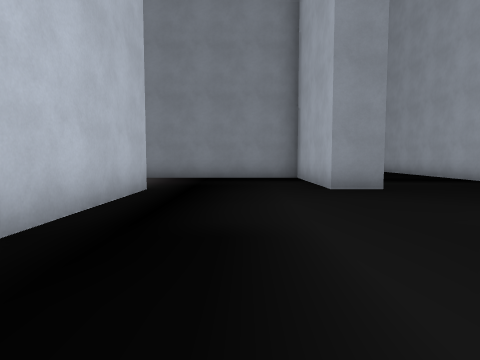
View 1 (above)

13 first-person views from a walk through a 3-D level made in the Godot game engine. The camera is 1.2 m above the floor, tilts 4° down and sees 75° across. The floor is counted in squares, 2 m on a side. Each view is taken from the middle of a square. On the plan, view 1 faces up. The plan holds only what a view shows up to about 9 squares ahead; the rest is blank. The place goes on beyond the plan. Characters and animated objects are left out. Some surface patterns are stand-ins.

View 2
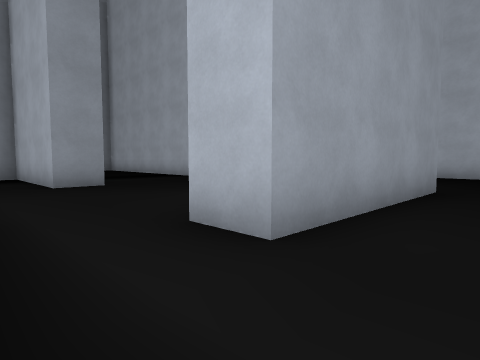

View 3
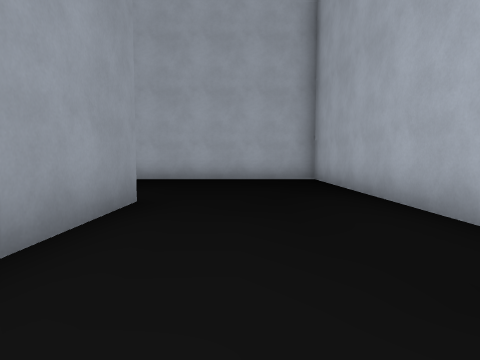

View 4
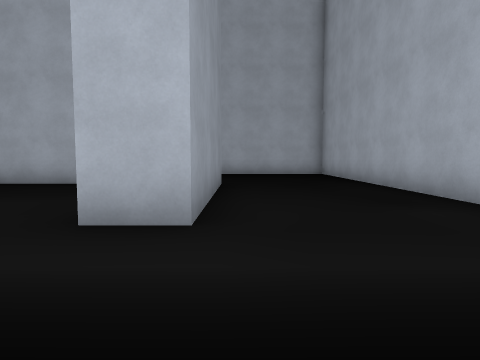

View 5
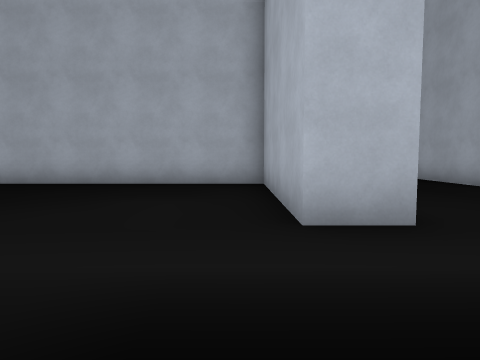

View 6
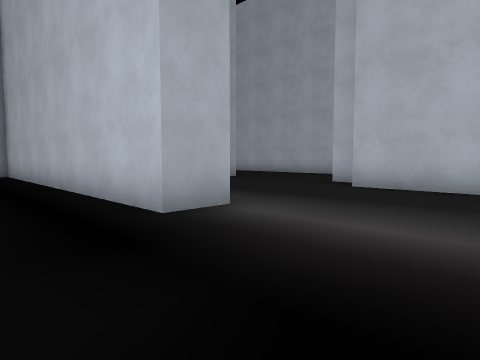

View 7
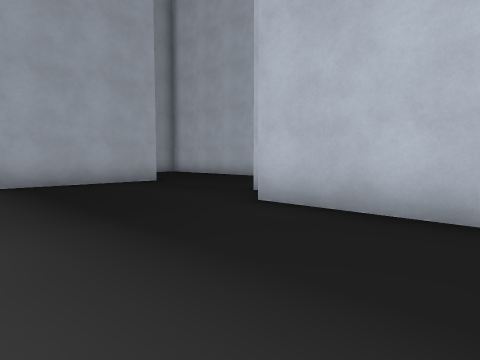

View 8
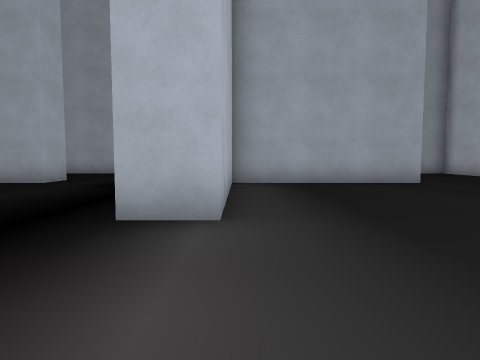

View 9
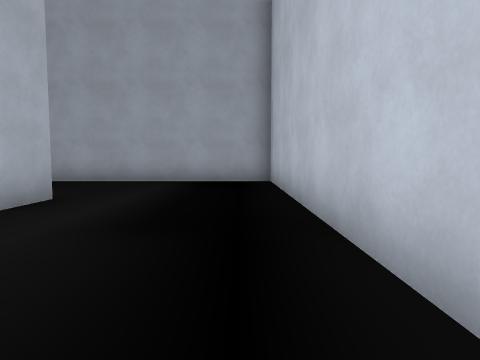

View 10
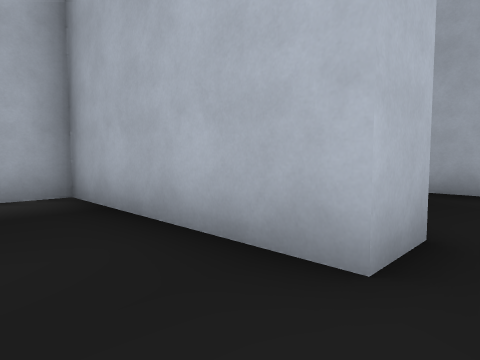

View 11
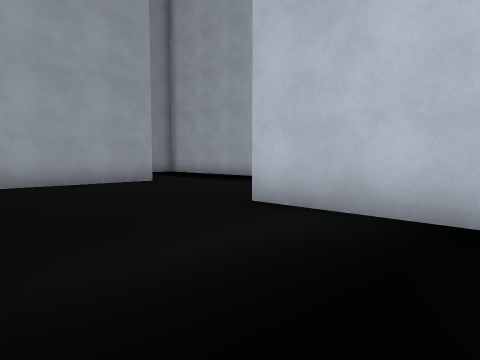

View 12
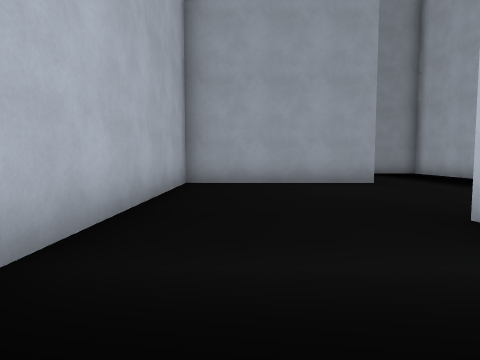

View 13
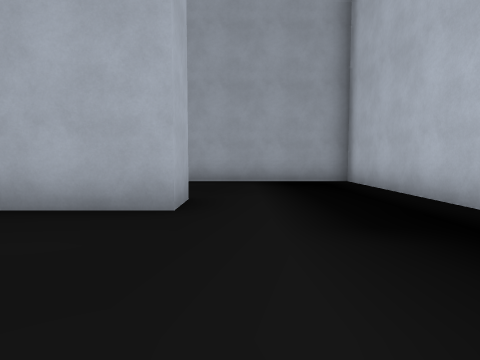

### Floor plan
Points are (right, up) in squares from view 1. A wall is a line through its corners. A room is listed if a view was taken in it or the views show most of it. See-through windows are left out.
Room 1 (views 1, 2, 3, 4, 5, 6, 7, 8, 9, 10, 11, 12, 13)
walls: (2.8, 8.6) (2.8, 6) (1.8, 6) (1.8, 9.5); (6.4, 0.4) (1.8, 0.4) (1.8, 1.4) (6.3, 1.4) (6.3, 9.1); (-7.4, 5.6) (-7.4, 5); (-6.4, 8.6) (-6.4, 6); (-7.4, 1.4) (-2.8, 1.4) (-2.8, 6) (-1.8, 6) (-1.8, -3.1) (10.9, -3.1) (10.9, 2)
ways out: opening at (-8, 1)

Where each view was taken, in squares from view 1:
view 1: 0 up, 0 right, facing up
view 2: 1 down, 0 right, facing up-right
view 3: 1 down, 2 right, facing right
view 4: 0 up, 1 left, facing right
view 5: 2 up, 1 left, facing right
view 6: 9 up, 0 right, facing down-left
view 7: 9 up, 3 left, facing down-left
view 8: 9 up, 3 left, facing down
view 9: 5 up, 1 left, facing down
view 10: 3 up, 8 left, facing down-right
view 11: 9 up, 6 right, facing down-left
view 12: 9 up, 5 right, facing down
view 13: 5 up, 1 right, facing down
